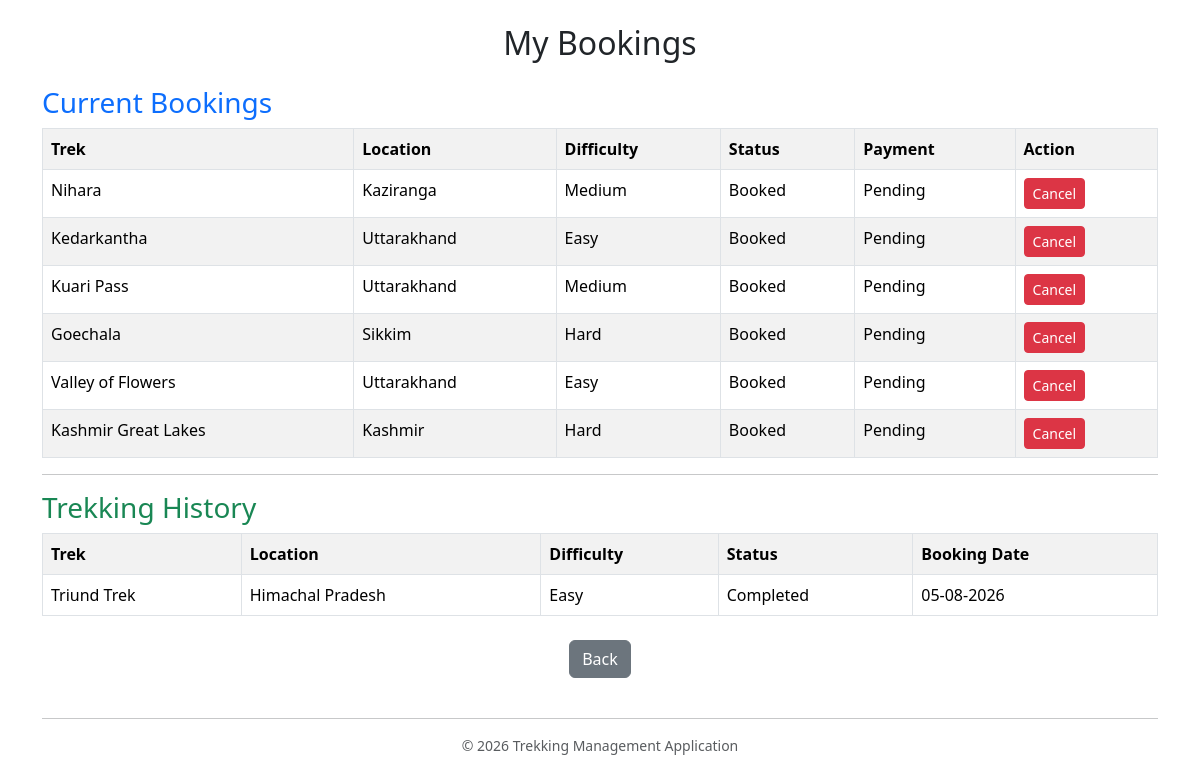
Page /my_bookings (signed in) on the committed database.
### models.py (models this page shows)
class Booking(db.Model):
    __tablename__ = "bookings"
    id = db.Column(db.Integer, primary_key=True)
    user_id = db.Column(db.Integer, db.ForeignKey("users.id"), nullable=False)
    trek_id = db.Column(db.Integer, db.ForeignKey("treks.id"), nullable=False)
    booking_status = db.Column(db.String(20), default="Booked")
    payment_status = db.Column(db.String(20), default="Pending")
    booking_date = db.Column(db.DateTime, default=datetime.utcnow)
    trek = db.relationship("Trek", backref= "bookings")
    user = db.relationship("User", backref="bookings")

class Trek(db.Model):
    __tablename__ = "treks"
    id = db.Column(db.Integer, primary_key = True)
    name = db.Column(db.String(100) , nullable = False)
    location = db.Column(db.String(100), nullable=False)
    difficulty = db.Column(db.String(100), nullable = False)
    duration = db.Column(db.Integer, nullable= False)
    total_slots = db.Column(db.Integer , nullable = False)
    available_slots = db.Column(db.Integer , nullable = False)
    staff_id = db.Column(db.Integer, db.ForeignKey("users.id"), nullable=True)
    staff = db.relationship("User", backref="treks")
    status = db.Column(db.String(100), default = "Open")

### app.py (the view)
@app.route("/my_bookings")
def my_booking():
    user_id = session["user_id"]
    current_bookings = Booking.query.filter_by(
        user_id=user_id,
        booking_status="Booked"
    ).all()
    history = Booking.query.filter_by(
        user_id=user_id,
        booking_status="Completed"
    ).all()
    return render_template(
        "my_bookings.html",
        current_bookings=current_bookings,
        history=history
    )

### templates/my_bookings.html (shortened to what this page needs)
<!DOCTYPE html>
<html>
<head>
    <link href="https://cdn.jsdelivr.net/npm/bootstrap@5.3.7/dist/css/bootstrap.min.css" rel="stylesheet">
</head>
<body class="container mt-4">
    <h2 class="text-center mb-4">My Bookings</h2>
    <h3 class="text-primary">
        Current Bookings</h3>
    {% if current_bookings %}
    <table class="table table-bordered table-striped">
        <tr>
            <th>Trek</th>
            <th>Location</th>
            <th>Difficulty</th>
            <th>Status</th>
            <th>Payment</th>
            <th>Action</th>
        </tr>
        {% for booking in current_bookings %}
        <tr>
            <td>{{ booking.trek.name }}</td>
            <td>{{ booking.trek.location }}</td>
            <td>{{ booking.trek.difficulty }}</td>
            <td>{{ booking.booking_status }}</td>
            <td>{{ booking.payment_status }}</td>
            <td>
                <a href="/cancel_booking/{{ booking.id }}"
                   class="btn btn-danger btn-sm">
                    Cancel</a>
            </td>
        </tr>
        {% endfor %}
    </table>
    {% else %}
    <div class="alert alert-info">No Current Bookings.
    </div>
    {% endif %}
    <hr>
    <h3 class="text-success">
        Trekking History
    </h3>
    {% if history %}
    <table class="table table-bordered table-striped">
        <tr>
            <th>Trek</th>
            <th>Location</th>
            <th>Difficulty</th>
            <th>Status</th>
            <th>Booking Date</th>
        </tr>
        {% for booking in history %}
        <tr>
            <td>{{ booking.trek.name }}</td>
            <td>{{ booking.trek.location }}</td>
            <td>{{ booking.trek.difficulty }}</td>
            <td>{{ booking.booking_status }}</td>
            <td>{{ booking.booking_date.strftime("%d-%m-%Y") }}</td>
        </tr>
        {% endfor %}
    </table>
    {% else %}
    <div class="alert alert-secondary">
        No Trekking History Yet.
    </div>
    {% endif %}
    <div class="text-center mt-4">
        <a href="/user" class="btn btn-secondary">
            Back</a>
    </div>
<br>
<hr>
<footer class="text-center text-muted small">
    <p class="mb-1">
    © 2026 Trekking Management Application</p>
</footer>
</body>
</html>

### rows in the picture
Booking: trek.name "Nihara", trek.location "Kaziranga", trek.difficulty "Medium", booking_status "Booked", payment_status "Pending"
Booking: trek.name "Kedarkantha", trek.location "Uttarakhand", trek.difficulty "Easy", booking_status "Booked", payment_status "Pending"
Booking: trek.name "Kuari Pass", trek.location "Uttarakhand", trek.difficulty "Medium", booking_status "Booked", payment_status "Pending"
Booking: trek.name "Goechala", trek.location "Sikkim", trek.difficulty "Hard", booking_status "Booked", payment_status "Pending"
Booking: trek.name "Valley of Flowers", trek.location "Uttarakhand", trek.difficulty "Easy", booking_status "Booked", payment_status "Pending"
Booking: trek.name "Kashmir Great Lakes", trek.location "Kashmir", trek.difficulty "Hard", booking_status "Booked", payment_status "Pending"
Booking: trek.name "Triund Trek", trek.location "Himachal Pradesh", trek.difficulty "Easy", booking_status "Completed", booking_date "05-08-2026"
